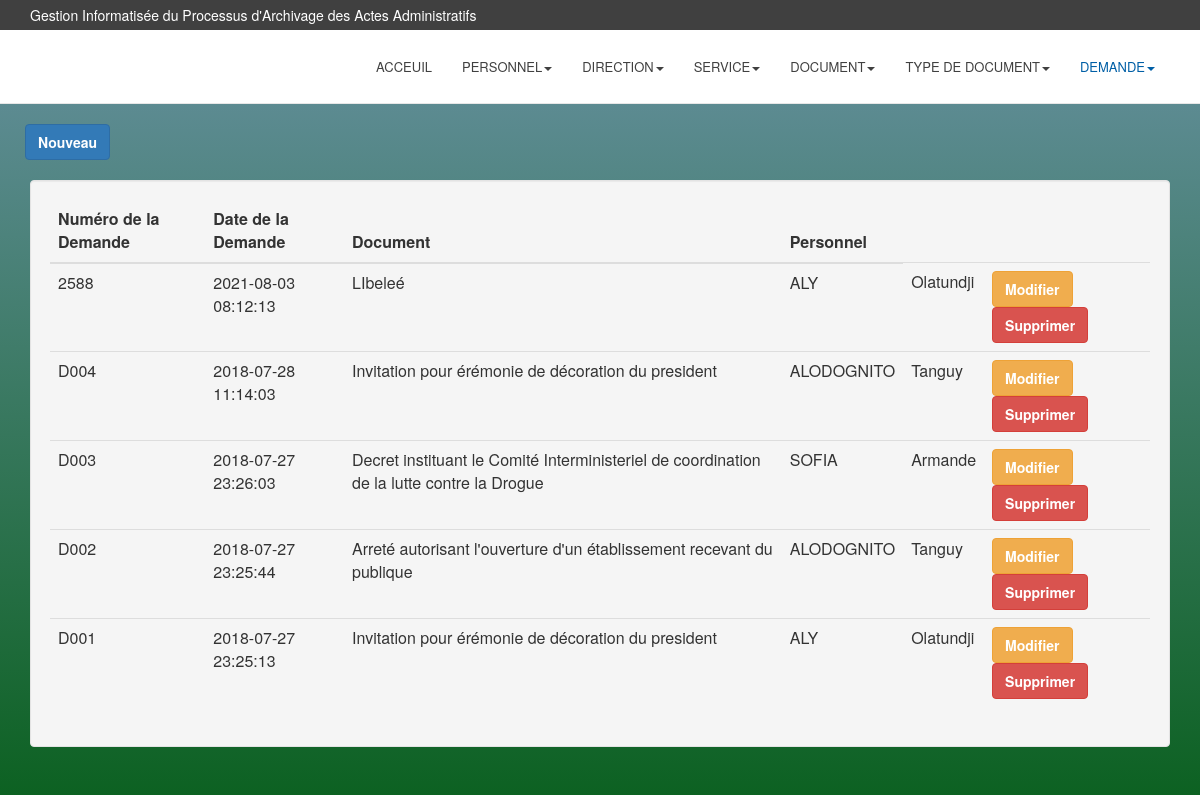
The app's page /Demande.php with its own data.
### tables this page shows
CREATE TABLE IF NOT EXISTS `demande` (
  `NumDemande` varchar(10) NOT NULL,
  `DateDemande` timestamp NOT NULL DEFAULT current_timestamp(),
  `CodeDoc` varchar(10) NOT NULL,
  `Matricule` varchar(5) NOT NULL,
  PRIMARY KEY (`NumDemande`)
);

CREATE TABLE IF NOT EXISTS `document` (
  `CodeDoc` varchar(10) NOT NULL,
  `LibelDoc` varchar(100) NOT NULL,
  `DateEnrgDoc` timestamp NOT NULL DEFAULT current_timestamp(),
  `FonctionDoc` varchar(100) NOT NULL,
  `CodeTypeDoc` varchar(10) NOT NULL,
  `file_url` varchar(255) NOT NULL,
  PRIMARY KEY (`CodeDoc`)
);

CREATE TABLE IF NOT EXISTS `personnel` (
  `Matricule` varchar(5) NOT NULL,
  `NomPerso` varchar(20) NOT NULL,
  `PrenPerso` varchar(50) NOT NULL,
  `TelPerso` varchar(10) NOT NULL,
  `AdressPerso` varchar(30) NOT NULL,
  `CodeService` varchar(10) NOT NULL,
  PRIMARY KEY (`Matricule`)
);

### Demande.php (the view, shortened to what this page needs)
<?php
$hostname = "localhost";
$username = "root";
$password ="";
$databaseName = "gipa";
$connect = mysqli_connect($hostname, $username, $password, $databaseName);
$reqdem = "SELECT NumDemande, DateDemande, LibelDoc, NomPerso, PrenPerso FROM demande, personnel, document WHERE demande.CodeDoc = document.CodeDoc AND demande.Matricule=personnel.Matricule ORDER BY DateDemande DESC";
$resultat = mysqli_query($connect, $reqdem);
?>
<html class="ola">
	<head>
		<link href="css/bootstrap.min.css" rel="stylesheet">
		<link href="css/font-awesome.min.css" rel="stylesheet">
		<link href="css/style.css" rel="stylesheet">
   </head>
   <body class="ola">
		<header>
		<div class="top">
				<div class="container">
					<div class="row">
						<div class="col-sm-6">
							<p>Gestion Informatisée du Processus d'Archivage des Actes Administratifs</p>
						</div>
					</div>
				</div>
			</div>
   			<nav class="navbar navbar-default">
				<div class="container">
					<div class="collapse navbar-collapse" id="bs-navbar-collapse">
						<ul class="nav navbar-nav main-navbar-nav">
							<li><a href="Acceuil.php" title="">ACCEUIL</a></li>
							<li class="dropdown">
								<a href="#" title="" class="dropdown-toggle" data-toggle="dropdown" role="button" aria-haspopup="true" aria-expanded="false">PERSONNEL<span class="caret"></span></a>
							</li>
							<li class="dropdown">
								<a href="#" title="" class="dropdown-toggle" data-toggle="dropdown" role="button" aria-haspopup="true" aria-expanded="false">DIRECTION<span class="caret"></span></a>
							</li>
							<li class="dropdown">
								<a href="#" title="" class="dropdown-toggle" data-toggle="dropdown" role="button" aria-haspopup="true" aria-expanded="false">SERVICE<span class="caret"></span></a>
							</li>
							<li class="dropdown">
								<a href="#" title="" class="dropdown-toggle" data-toggle="dropdown" role="button" aria-haspopup="true" aria-expanded="false">DOCUMENT<span class="caret"></span></a>
							</li>
							<li class="dropdown">
								<a href="#" title="" class="dropdown-toggle" data-toggle="dropdown" role="button" aria-haspopup="true" aria-expanded="false">TYPE DE DOCUMENT<span class="caret"></span></a>
							</li>
							<li class="active" class="dropdown">
								<a href="#" title="" class="dropdown-toggle" data-toggle="dropdown" role="button" aria-haspopup="true" aria-expanded="false">DEMANDE<span class="caret"></span></a>
							</li>
						</ul>
					</div>
				</div>
			</nav>
		</header><br>
		<div class="container">
			<div class="btn-toolbar">
				<a href="Formulaire Demande.php"><button class="btn btn-primary">Nouveau</button></a>
			</div><br>
			<div class="well">
				<table class="table">
					<thead>
						<tr>
							<th>Numéro de la Demande</th>
							<th>Date de la Demande</th>
							<th>Document</th>
							<th>Personnel</th>
						</tr>
					</thead>
					<tbody>
						<?php while($row1 = mysqli_fetch_array($resultat)):;?>
						<tr>
							<td><?php echo $row1["NumDemande"]; ?></td>
							<td><?php echo $row1[1]; ?></td>
							<td><?php echo $row1[2]; ?></td>
							<td><?php echo $row1[3]; ?></td>
							<td><?php echo $row1[4]; ?></td>
							<td><a href="ModifierDemande.php?Dem=<?= $row1["NumDemande"]?>"><button type="button" class="btn btn-warning">Modifier</button></a>
							<a href="Supprimer.php?Dem=<?= $row1["NumDemande"]?>"><button type="button" class="btn btn-danger">Supprimer</button></a></td>
						</tr>
						<?php endwhile; ?>
					</tbody>
				</table>
			</div>
		</div>
   </body>
</html>

### css/style.css (style rules this page uses)
.ola { height: 100%; background-repeat: no-repeat; background-image: linear-gradient(rgb(104, 145, 162), rgb(12, 97, 33)); }
.btn { font-weight: 700; height: 36px; -moz-user-select: none; -webkit-user-select: none; user-select: none; cursor: default; }
.top { background-color: #404040;padding: 5px 0;color: #fff; }
.top p { margin: 0; }
.navbar { -moz-border-radius: 0;-webkit-border-radius: 0;border-radius: 0;margin-bottom: 0; }
.navbar .container { position: relative; }
.navbar-default { -moz-transition: all 0.3s ease-out;-o-transition: all 0.3s ease-out;-webkit-transition: all 0.3s ease-out;transition: all 0.3s ease-out;width: 100%;border: none;border-bottom: 1px solid #e7e7e7;background-color: #fff; }
.navbar-default .navbar-nav > li > a { color: #404040;font-weight: normal;font-size: 13px; }
.navbar-default .navbar-nav .active > a,.navbar-default .navbar-nav .active > a:hover,.navbar-default .navbar-nav .active > a:focus { color: #005FA6;background-color: transparent; }
.navbar-default .navbar-collapse { float: right;border-top: none;padding-left: 0;padding-right: 0; }
.main-navbar-nav { -moz-transition: all 0.3s linear;-o-transition: all 0.3s linear;-webkit-transition: all 0.3s linear;transition: all 0.3s linear; }
.main-navbar-nav > li > a { padding-top: 30px;padding-bottom: 30px;line-height: 1; }

### records on screen
demande: NumDemande "2588", DateDemande "2021-08-03 08:12:13", document.LibelDoc "LIbeleé", personnel.NomPerso "ALY", personnel.PrenPerso "Olatundji"
demande: NumDemande "D004", DateDemande "2018-07-28 11:14:03", document.LibelDoc "Invitation pour érémonie de décoration du president", personnel.NomPerso "ALODOGNITO", personnel.PrenPerso "Tanguy"
demande: NumDemande "D003", DateDemande "2018-07-27 23:26:03", document.LibelDoc "Decret instituant le Comité Interministeriel de coordination de la lutte contre la Drogue", personnel.NomPerso "SOFIA", personnel.PrenPerso "Armande"
demande: NumDemande "D002", DateDemande "2018-07-27 23:25:44", document.LibelDoc "Arreté autorisant l'ouverture d'un établissement recevant du publique", personnel.NomPerso "ALODOGNITO", personnel.PrenPerso "Tanguy"
demande: NumDemande "D001", DateDemande "2018-07-27 23:25:13", document.LibelDoc "Invitation pour érémonie de décoration du president", personnel.NomPerso "ALY", personnel.PrenPerso "Olatundji"
